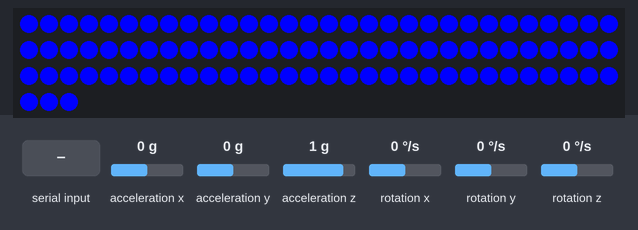
Simulated run of this sketch. Board: Arduino Nano 33 BLE. Shown: 93 RGB LEDs in strip order, left to right, continuing on the next row. The test bench sets the inputs (shaded band); at power-on: acceleration x 0 g, acceleration y 0 g, acceleration z 1 g, rotation x 0 °/s, rotation y 0 °/s, rotation z 0 °/s. Nothing arrives over Bluetooth unless stated; the audio player accepts every command and is not drawn; what the sketch prints to the serial monitor is not drawn.

Above: at 2.2 s.
2.3 s: "1" received over Serial
At 3.8 s:
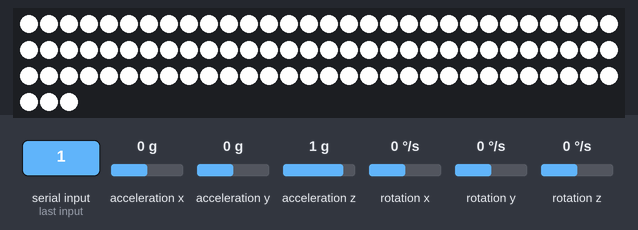
5.3 s: "2" received over Serial
At 6.0 s:
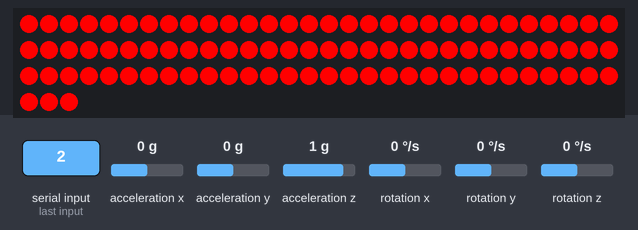
Timing chart, 0 to 8.3 s (numbered marks = the images above; inputs shaded):
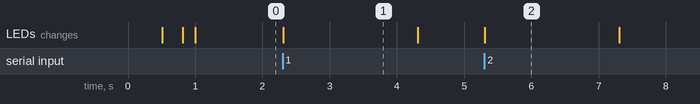

Measured:
- after the input at 2.3 s, the LEDs: change at once (image 1)
- after the input at 5.3 s, the LEDs: change at once (image 2)
- what the display in image 1 shows lasts 2.0 s, from 2.3 s to 4.3 s

The sketch:

main.ino
```cpp
#include <ArduinoBLE.h>
#include <Arduino_LSM9DS1.h>
#include "DFRobotDFPlayerMini.h"
#include <Adafruit_NeoPixel.h>

#define LED_PIN 2
#define LED_COUNT 93
Adafruit_NeoPixel strip(LED_COUNT, LED_PIN, NEO_GRB + NEO_KHZ800);

DFRobotDFPlayerMini myDFPlayer;

BLEService Service("00000000-0000-0000-0000-000000000000");

BLEByteCharacteristic Read1("00000000-0000-0000-0000-000000000011", BLEWrite);

BLEFloatCharacteristic Write1("00000000-0000-0000-0000-000000000021", BLERead);
BLEFloatCharacteristic Write2("00000000-0000-0000-0000-000000000022", BLERead);
BLEFloatCharacteristic Write3("00000000-0000-0000-0000-000000000023", BLERead);
BLEFloatCharacteristic Write4("00000000-0000-0000-0000-000000000024", BLERead);
BLEFloatCharacteristic Write5("00000000-0000-0000-0000-000000000025", BLERead);
BLEFloatCharacteristic Write6("00000000-0000-0000-0000-000000000026", BLERead);

float accel_x, accel_y, accel_z;
float gyro_x, gyro_y, gyro_z;

unsigned int serial_prev_time, led_prev_time;

void setup()
{
  Serial.begin(115200);
  Serial1.begin(9600);

  if (!IMU.begin())
  { //LSM9DSI센서 시작
    Serial.println("LSM9DSI센서 오류!");
  }
  if (!BLE.begin())
  {
    Serial.println("starting BLE failed!");
  }
  if (!myDFPlayer.begin(Serial1))
  { //Use softwareSerial to communicate with mp3.
    Serial.println(F("Unable to begin:"));
    Serial.println(F("1.Please recheck the connection!"));
    Serial.println(F("2.Please insert the SD card!"));
  }

  strip.begin();
  strip.show();
  strip.setBrightness(255);

  myDFPlayer.volume(30);

  BLE.setLocalName("NEO_Player");
  BLE.setAdvertisedService(Service);

  Service.addCharacteristic(Read1);
  Service.addCharacteristic(Write1);
  Service.addCharacteristic(Write2);
  Service.addCharacteristic(Write3);
  Service.addCharacteristic(Write4);
  Service.addCharacteristic(Write5);
  Service.addCharacteristic(Write6);
  BLE.addService(Service);

  BLE.advertise();

  delay(100);
  myDFPlayer.play(1);
  colorWipe(strip.Color(0, 0, 255), 1);
}

void loop()
{
  if (IMU.accelerationAvailable())
    IMU.readAcceleration(accel_x, accel_y, accel_z);
  if (IMU.gyroscopeAvailable())
    IMU.readGyroscope(gyro_x, gyro_y, gyro_z);

  if(millis()-serial_prev_time>100){
    Serial.print(accel_x); Serial.print(", "); Serial.print(accel_y); Serial.print(", "); Serial.print(accel_z); Serial.print(", ");
    Serial.print(gyro_x); Serial.print(", "); Serial.print(gyro_y); Serial.print(", "); Serial.println(gyro_z);
    serial_prev_time=millis();
  }
  if(millis()-led_prev_time>2000) colorAll(strip.Color(0, 0, 255));
  if(Serial.available()){
      int read_data=Serial.read();
      if(read_data=='1'){
        colorAll(strip.Color(255, 255, 255));
        led_prev_time=millis();
      }
      else if(read_data=='2'){
        colorAll(strip.Color(255, 0, 0));
        led_prev_time=millis();
      }
  }


//  BLEDevice central = BLE.central();
//  if (central)
//  {
//    Serial.print("Connected to central: ");
//    Serial.println(central.address());
//    while (central.connected())
//    {
//      if (IMU.accelerationAvailable())
//        IMU.readAcceleration(accel_x, accel_y, accel_z);
//      if (IMU.gyroscopeAvailable())
//        IMU.readGyroscope(gyro_x, gyro_y, gyro_z);
//
//      Serial.print(accel_x); Serial.print(", "); Serial.print(accel_y); Serial.print(", "); Serial.print(accel_z); Serial.print(", ");
//      Serial.print(gyro_x); Serial.print(", "); Serial.print(gyro_y); Serial.print(", "); Serial.println(gyro_z);
//
//      Write1.writeValue(accel_x);
//      Write2.writeValue(accel_y);
//      Write3.writeValue(accel_z);
//      Write4.writeValue(gyro_x);
//      Write5.writeValue(gyro_y);
//      Write6.writeValue(gyro_z);
//      delay(100);
//    }
//    Serial.print(F("Disconnected from central: "));
//    Serial.println(central.address());
//  }
}
void colorWipe(uint32_t color, int wait)
{
  for (int i = 0; i < strip.numPixels(); i++)
  { // For each pixel in strip...
    strip.setPixelColor(i, color); //  Set pixel's color (in RAM)
    strip.show();                  //  Update strip to match
    delay(wait);                   //  Pause for a moment
  }
}
void colorAll(uint32_t color)
{
  for (int i = 0; i < strip.numPixels(); i++)
  {
    strip.setPixelColor(i, color);
  }
  strip.show();
}
```
